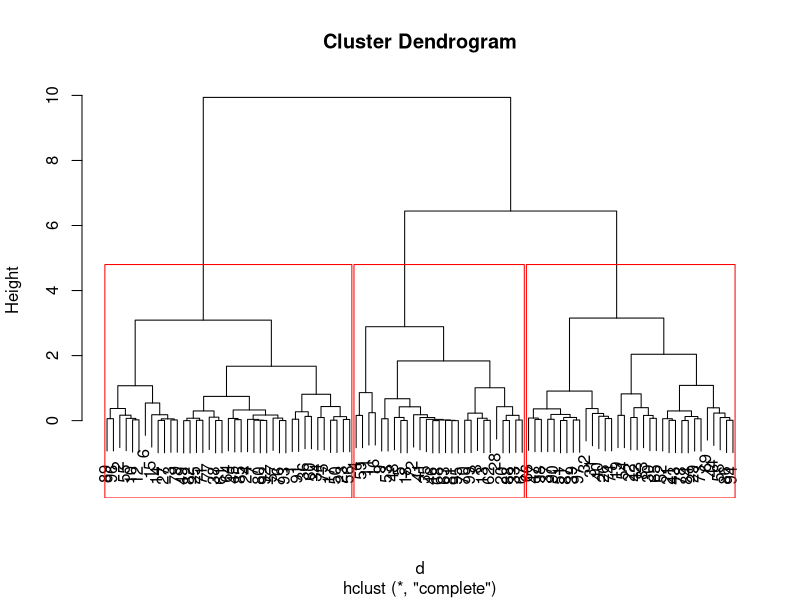
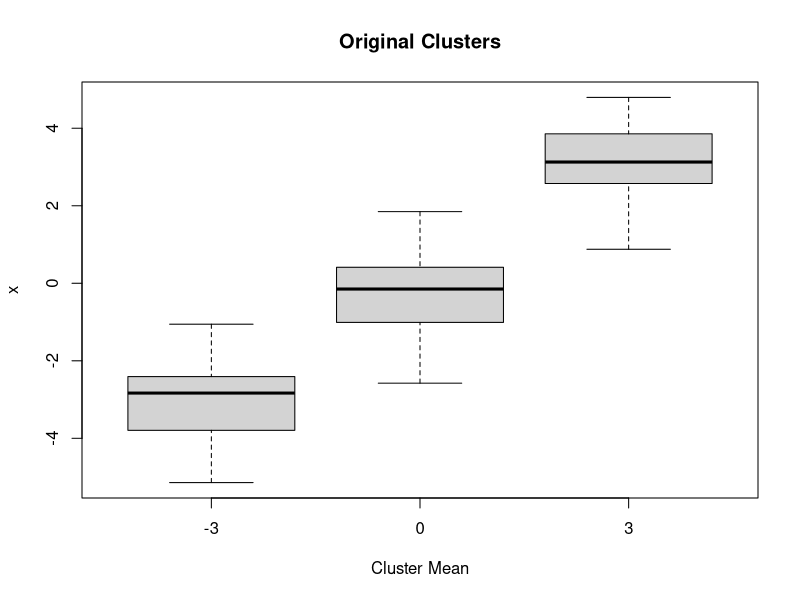
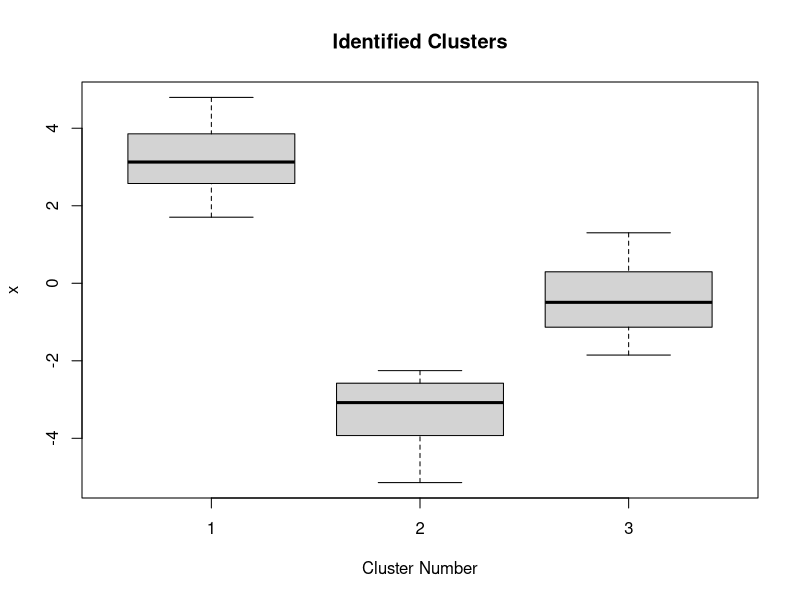

Write R code to recreate these figures, in order.
means <- sample(c(-3, 0, 3), 99, replace=TRUE)
x <- rnorm(99, mean=means)
#to check if we simulated the data correctly, call
#tapply(x, factor(means), mean)

d <- dist(x)
hc <- hclust(d)

#plot the clustering result
plot(hc)
rect.hclust(hc, k=3, border="red")

#check identified clusters
clust <- cutree(hc, k=3)
plot(x ~ factor(means), main="Original Clusters", xlab="Cluster Mean")
plot(x ~ factor(clust), main="Identified Clusters", xlab="Cluster Number")
